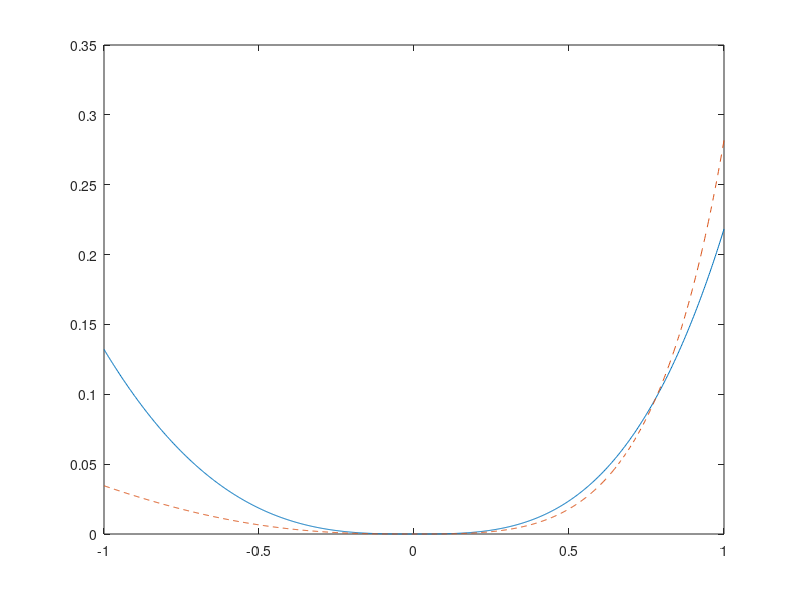

Write the MATLAB code that produced this figure.
x=linspace(-1,+1,1000);
yt = 1 + x + 0.5 * x .* x;
yp = (1 + 0.5 * x) ./ (1 - 0.5 * x);
ye = exp(x);

et = abs(ye - yt);
ep = abs(ye - yp);
plot(x,et,'-',x,ep,'--')
